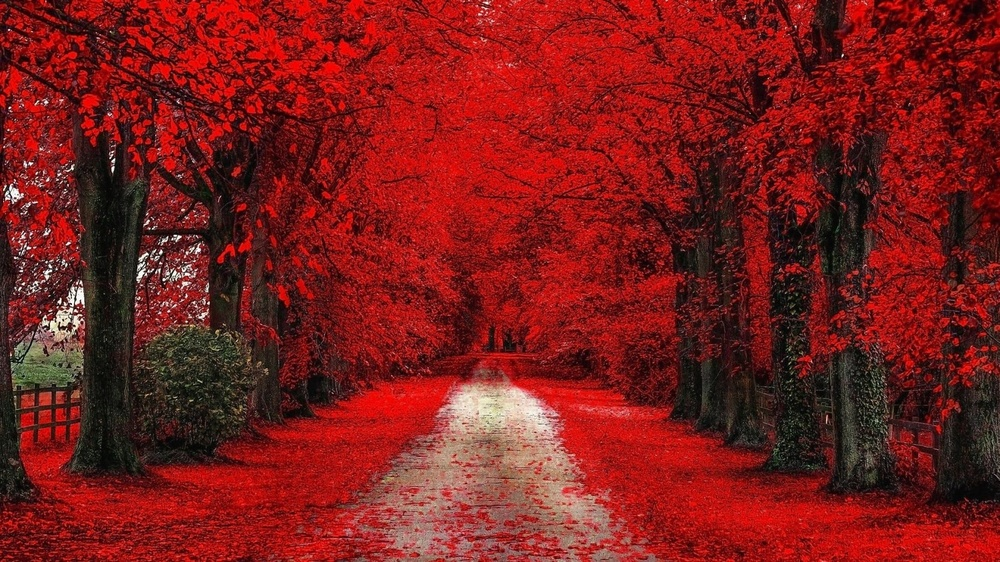
#> input picture 10. hafta/resim/manzara.jpg, 1000 x 562 px, shrunk from 1600 x 900 before the run
$ python 4_1_ornek.py
#> lines starting #> are read from the running program, lines starting #| are printed output that depends on the picture
## BORDER_REPLICATE kullanarak
## resminizi 0 dan 360 dereceye döndüren bir program yazınız.
## döndürme noktası resmin merkezi olsun.
## resim döndürülürken hiçbir tarafı kırpılmasın.
#resim sürekli ve saat yönünde döndürülsün.


import cv2 as cv

resim = cv.imread("resim/manzara.jpg")
#> resim is the input picture: shape (562, 1000, 3); mean B, G, R 27.7, 29.6, 122.9

satir, sutun = resim.shape[:2]
#> satir = 562; sutun = 1000

print(satir, sutun)
#| 562 1000

while True:
    for i in range(360, 0, -1):
        M = cv.getRotationMatrix2D((sutun/2, satir/2), i, 0.5)
        sonuc = cv.warpAffine(resim, M, (sutun, satir), borderMode=cv.BORDER_REPLICATE)

        cv.imshow("sonuc", sonuc)
        cv.waitKey(10)
#> this loop made 360 passes
#> pass 1, `sonuc = cv.warpAffine(resim, M, (sutun, satir), borderMode=cv.BORDER_R..`:
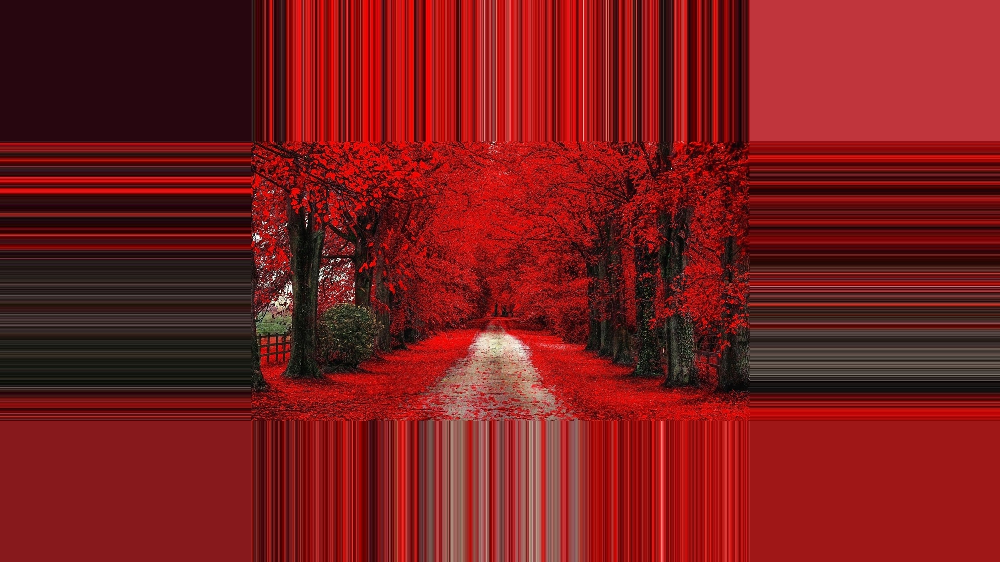
#> sonuc: shape (562, 1000, 3); mean B, G, R 27.7, 27.4, 121.8
#> pass 2, `sonuc = cv.warpAffine(resim, M, (sutun, satir), borderMode=cv.BORDER_R..`:
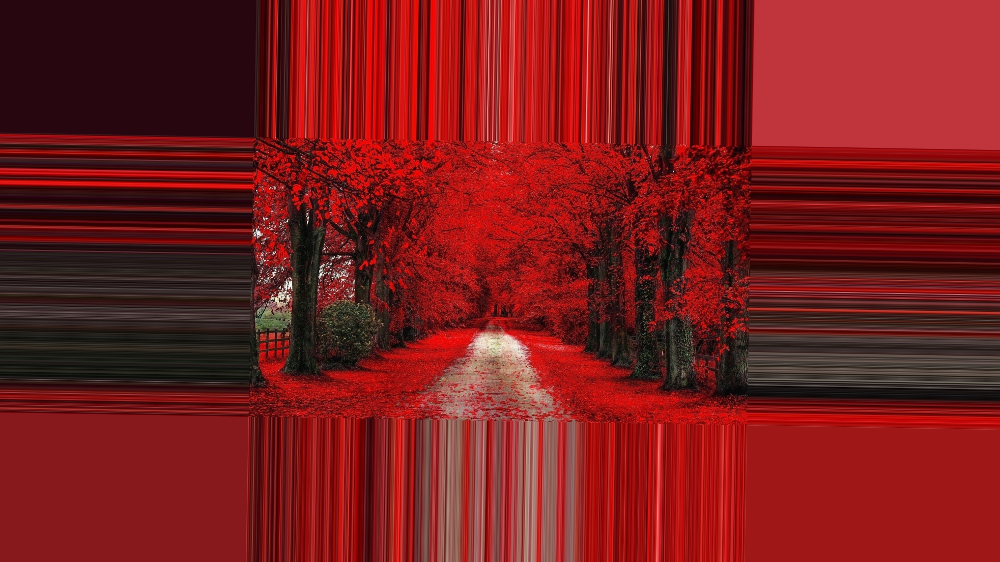
#> sonuc: shape (562, 1000, 3); mean B, G, R 27.7, 27.5, 121.9
#> pass 3, `sonuc = cv.warpAffine(resim, M, (sutun, satir), borderMode=cv.BORDER_R..`:
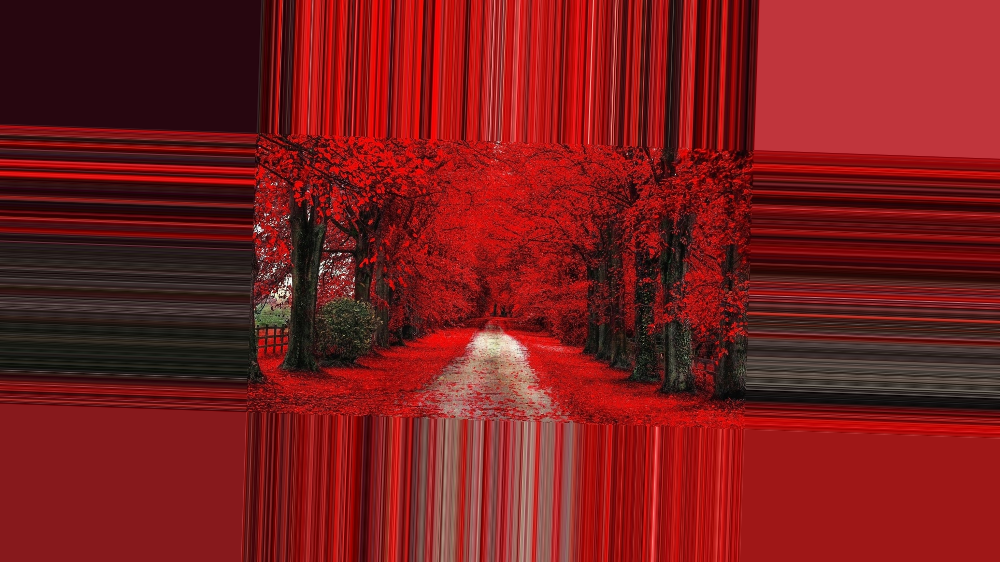
#> sonuc: shape (562, 1000, 3); mean B, G, R 27.8, 27.6, 122.1
